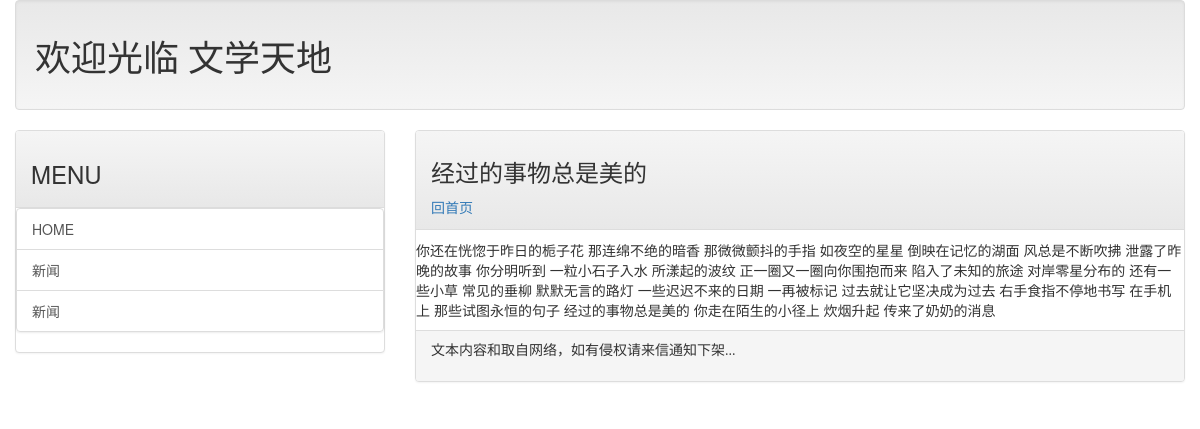
Page /post/first-post/ on the committed database.
### mainsite/models.py (models this page shows, shortened)
class Post(models.Model):
    title = models.CharField(max_length=200)
    slug = models.CharField(max_length=200)
    body = models.TextField()
    pub_date = models.DateTimeField(default=timezone.now)
    class Meta:
        ordering = ('pub_date',)

### mainsite/views.py (the view)
# urls.py: path('post/<slug:slug>/', showpost)
def showpost(request, slug):
    try:
        post = Post.objects.get(slug=slug)
        context = {'post': post}
        if post != "None":
            return render(request, 'post.html', context)
    except:
        return redirect('/')

### templates/post.html (shortened to what this page needs)
{% extends 'base.html' %}
{% load markdown_deux_tags %}
{% block headmessage %}
    <h3 style="font-family:微软雅黑;">{{ post.title }}</h3>
    <a style="font-family:微软雅黑;" href="/">回首页</a>
{% endblock %}
{% block content %}
    <p style="font-family:微软雅黑;font-size:12px;letter-spacing:2px;">
        {{ post.body | markdown}}
    </p>
{% endblock %}

### rows in the picture
Post: title "经过的事物总是美的", body "你还在恍惚于昨日的栀子花 那连绵不绝的暗香 那微微颤抖的手指 如夜空的星星 倒映在记忆的湖面 风总是不断吹拂 泄露了昨晚的故事 你分明听到 一粒小石子入水 所漾起的波纹 正一圈又一圈向你围抱而来 陷入了未知的旅途 对岸零星分布的 还有一些小草 常见的垂柳 默默无言的路灯 一些迟迟不来的日期 一再被标记 过去就让它坚决成为过去 右手食指不停地书写 在手机上 那些试图永恒的句子 经过的事物总是美的 你走在陌生的小径上 炊烟升起 传来了奶奶的消息"
